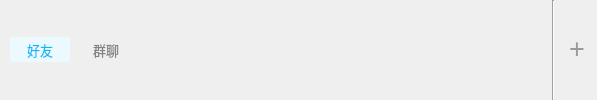
         <widget class="QWidget" name="widget_23" native="true">
          <property name="styleSheet">
           <string notr="true">QWidget#widget_23{
	max-height:40px;
	min-height:40px;
}</string>
          </property>
          <layout class="QHBoxLayout" name="horizontalLayout_23">
           <property name="spacing">
            <number>6</number>
           </property>
           <property name="leftMargin">
            <number>10</number>
           </property>
           <property name="topMargin">
            <number>0</number>
           </property>
           <property name="rightMargin">
            <number>8</number>
           </property>
           <property name="bottomMargin">
            <number>0</number>
           </property>
           <item>
            <widget class="QPushButton" name="friendsPushButton">
             <property name="styleSheet">
              <string notr="true">QPushButton{
	max-height:25px;
	max-width:60px;
	min-height:25px;
	min-width:60px;
	color: rgb(131, 131, 131);
	border:none;
	font-size:13px;
	border-radius:3px;
}
QPushButton:hover{
	color: black;
}
QPushButton:checked{
	color: rgb(18, 183, 245);
	background-color: rgb(236, 250, 255);
}</string>
             </property>
             <property name="text">
              <string>好友</string>
             </property>
             <property name="checkable">
              <bool>true</bool>
             </property>
             <property name="checked">
              <bool>true</bool>
             </property>
             <property name="autoExclusive">
              <bool>true</bool>
             </property>
            </widget>
           </item>
           <item>
            <widget class="QPushButton" name="groupChatPushButton">
             <property name="styleSheet">
              <string notr="true">QPushButton{
	max-height:25px;
	max-width:60px;
	min-height:25px;
	min-width:60px;
	color: rgb(131, 131, 131);
	border:none;
	font-size:13px;
	border-radius:3px;
}
QPushButton:hover{
	color: black;
}
QPushButton:checked{
	color: rgb(18, 183, 245);
	background-color: rgb(236, 250, 255);
}</string>
             </property>
             <property name="text">
              <string>群聊</string>
             </property>
             <property name="checkable">
              <bool>true</bool>
             </property>
             <property name="autoExclusive">
              <bool>true</bool>
             </property>
            </widget>
           </item>
           <item>
            <spacer name="horizontalSpacer_4">
             <property name="orientation">
              <enum>Qt::Horizontal</enum>
             </property>
             <property name="sizeHint" stdset="0">
              <size>
               <width>410</width>
               <height>20</height>
              </size>
             </property>
            </spacer>
           </item>
           <item>
            <layout class="QHBoxLayout" name="horizontalLayout_22">
             <property name="spacing">
              <number>10</number>
             </property>
             <item>
              <widget class="Line" name="line">
               <property name="styleSheet">
                <string notr="true">Line{
	max-width:1px;
	min-width:1px;
	max-height:18px;
	min-height:18px;
	background-color: rgb(237, 237, 237);
	border:none;
}</string>
               </property>
               <property name="orientation">
                <enum>Qt::Vertical</enum>
               </property>
              </widget>
             </item>
             <item>
              <widget class="QPushButton" name="pushButton_33">
               <property name="enabled">
                <bool>true</bool>
               </property>
               <property name="styleSheet">
                <string notr="true">QPushButton{
	max-height:21px;
	max-width:24px;
	min-height:21px;
	min-width:24px;
	border-radius:2px;
	font-size:27px;
	color: rgb(151, 155, 157);
	padding-bottom:3px;
}
QPushButton:hover{
	background-color: rgb(240, 240, 240);
}</string>
               </property>
               <property name="text">
                <string>+</string>
               </property>
              </widget>
             </item>
            </layout>
           </item>
          </layout>
         </widget>
